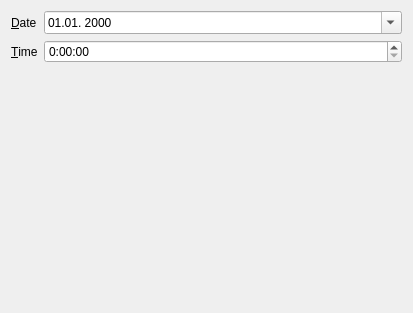
<?xml version="1.0" encoding="UTF-8"?>
<ui version="4.0">
 <class>Event::StageWidget</class>
 <widget class="QWidget" name="Event::StageWidget">
  <property name="geometry">
   <rect>
    <x>0</x>
    <y>0</y>
    <width>413</width>
    <height>313</height>
   </rect>
  </property>
  <property name="windowTitle">
   <string>Form</string>
  </property>
  <layout class="QFormLayout" name="formLayout">
   <item row="0" column="0">
    <widget class="QLabel" name="label">
     <property name="text">
      <string>&amp;Date</string>
     </property>
     <property name="buddy">
      <cstring>dateEdit</cstring>
     </property>
    </widget>
   </item>
   <item row="0" column="1">
    <widget class="qf::gui::DateEdit" name="dateEdit">
     <property name="displayFormat">
      <string>dd.MM. yyyy</string>
     </property>
     <property name="calendarPopup">
      <bool>true</bool>
     </property>
    </widget>
   </item>
   <item row="1" column="0">
    <widget class="QLabel" name="label_2">
     <property name="text">
      <string>&amp;Time</string>
     </property>
     <property name="buddy">
      <cstring>timeEdit</cstring>
     </property>
    </widget>
   </item>
   <item row="1" column="1">
    <widget class="qf::gui::TimeEdit" name="timeEdit">
     <property name="displayFormat">
      <string>H:mm:ss</string>
     </property>
    </widget>
   </item>
  </layout>
 </widget>
 <customwidgets>
  <customwidget>
   <class>qf::gui::TimeEdit</class>
   <extends>QTimeEdit</extends>
   <header location="global">qf/gui/timeedit.h</header>
  </customwidget>
  <customwidget>
   <class>qf::gui::DateEdit</class>
   <extends>QDateEdit</extends>
   <header location="global">qf/gui/dateedit.h</header>
  </customwidget>
 </customwidgets>
 <resources/>
 <connections/>
</ui>
